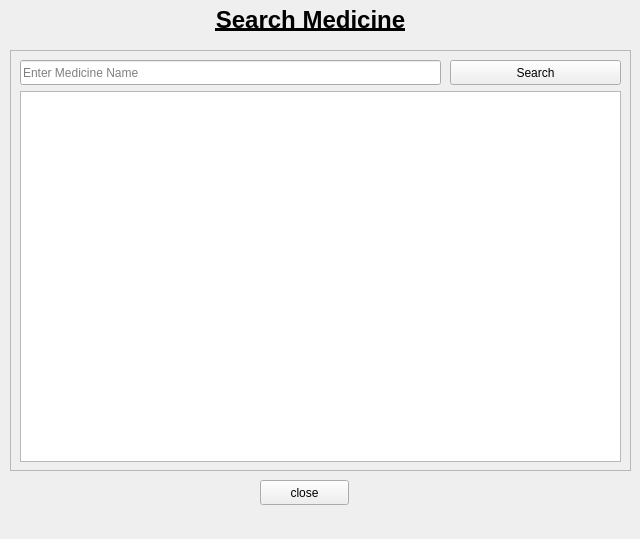
<?xml version="1.0" encoding="UTF-8"?>
<ui version="4.0">
 <class>searchTest</class>
 <widget class="QWidget" name="searchTest">
  <property name="geometry">
   <rect>
    <x>0</x>
    <y>0</y>
    <width>640</width>
    <height>539</height>
   </rect>
  </property>
  <property name="windowTitle">
   <string>Medicine</string>
  </property>
  <widget class="QFrame" name="frame">
   <property name="geometry">
    <rect>
     <x>10</x>
     <y>50</y>
     <width>621</width>
     <height>421</height>
    </rect>
   </property>
   <property name="frameShape">
    <enum>QFrame::StyledPanel</enum>
   </property>
   <property name="frameShadow">
    <enum>QFrame::Raised</enum>
   </property>
   <widget class="QTableWidget" name="tableWidget">
    <property name="geometry">
     <rect>
      <x>10</x>
      <y>41</y>
      <width>601</width>
      <height>371</height>
     </rect>
    </property>
   </widget>
   <widget class="QPushButton" name="searchButton">
    <property name="geometry">
     <rect>
      <x>440</x>
      <y>10</y>
      <width>171</width>
      <height>25</height>
     </rect>
    </property>
    <property name="text">
     <string>Search</string>
    </property>
   </widget>
   <widget class="QLineEdit" name="text">
    <property name="geometry">
     <rect>
      <x>10</x>
      <y>10</y>
      <width>421</width>
      <height>25</height>
     </rect>
    </property>
    <property name="placeholderText">
     <string>Enter Medicine Name</string>
    </property>
   </widget>
  </widget>
  <widget class="QPushButton" name="okbutton">
   <property name="geometry">
    <rect>
     <x>260</x>
     <y>480</y>
     <width>89</width>
     <height>25</height>
    </rect>
   </property>
   <property name="text">
    <string>close</string>
   </property>
  </widget>
  <widget class="QLabel" name="titleLabel">
   <property name="geometry">
    <rect>
     <x>160</x>
     <y>0</y>
     <width>301</width>
     <height>41</height>
    </rect>
   </property>
   <property name="styleSheet">
    <string notr="true">font-size:12pt;
font-weight: bold;</string>
   </property>
   <property name="text">
    <string>&lt;html&gt;&lt;head/&gt;&lt;body&gt;&lt;p align=&quot;center&quot;&gt;&lt;span style=&quot; font-size:18pt; text-decoration: underline;&quot;&gt;Search Medicine&lt;/span&gt;&lt;/p&gt;&lt;/body&gt;&lt;/html&gt;</string>
   </property>
  </widget>
 </widget>
 <resources/>
 <connections/>
</ui>
